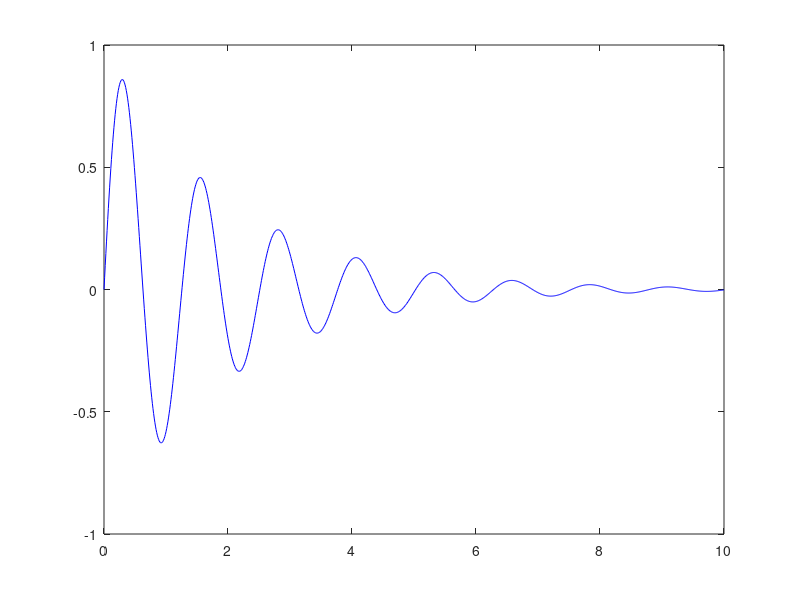

The MATLAB source for this figure:
function PlotarGraficoIncorreto2 ()

x = 0 : 0.01 : 10;
y = sin(5 * x) .* exp(-0.5 * x);
plot(x, y, 'b'); % cor incorreta
ylim([-1 1]);